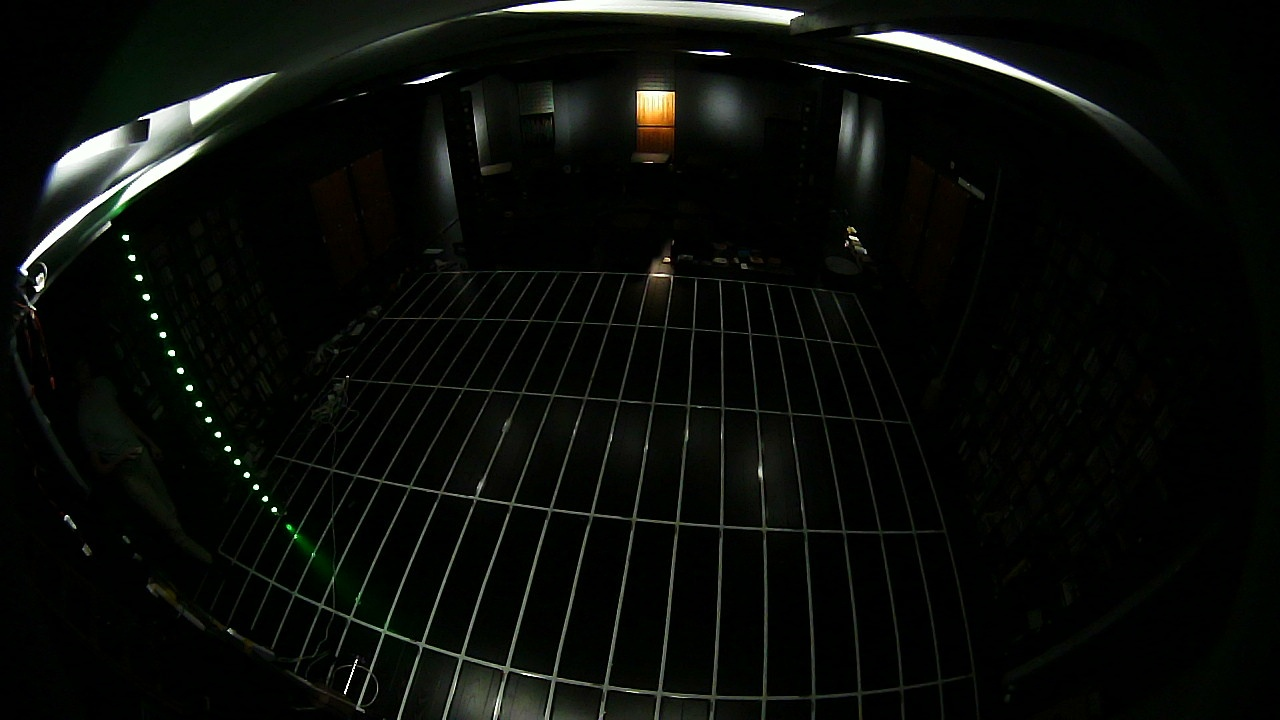
#> input picture tests/frameBp-200c100p.jpg, 1280 x 720 px
$ python -i cameraFunc.py   (imports and definitions only)
#> lines starting #> are read from the running program, lines starting #| are printed output that depends on the picture; after the words box and inside, x2 and y2 are one past the last pixel; in counts of white or black regions, pixels touching at a corner belong together
#> further down, picture is the input picture: shape (720, 1280, 3); mean B, G, R 9.6, 12.5, 10.4
import cv2
import numpy as np
import time
import json


from operator import itemgetter

#Initializes camera as new instance of opencv videocapture class when called on
class cameraObj(object):
    # [22 lines left out: functions __init__, grabFrame, takeImg, not called in this run]


def preProcImg(img):
    t1 = time.perf_counter()
    #img_yuv = cv2.cvtColor(img, cv2.COLOR_BGR2YUV)
    #y, u, v = cv2.split(img_yuv)
    #l_channel = cv2.cvtColor(img_yuv, cv2.COLOR_RGB2LUV)[:, :, 0]
    imageGray = cv2.cvtColor(img, cv2.COLOR_BGR2GRAY)
    ret, image = cv2.threshold(imageGray, 1, 255, cv2.THRESH_BINARY + cv2.THRESH_OTSU)
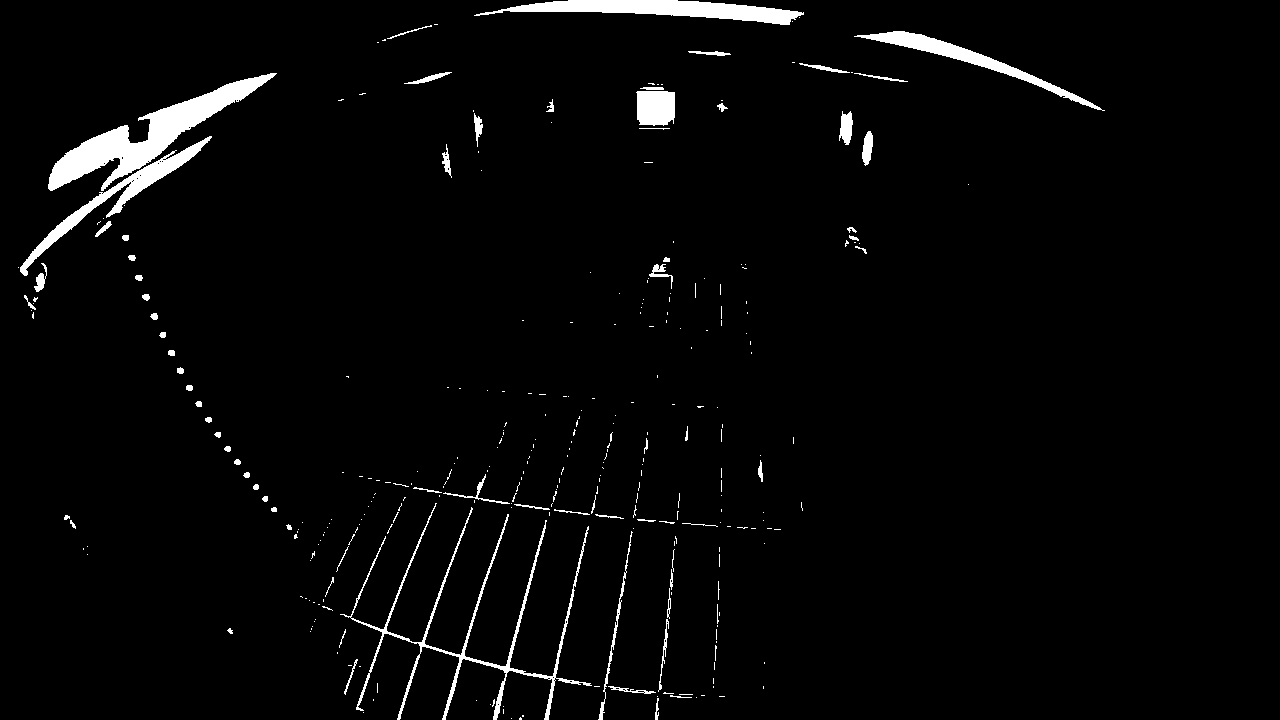
#> image: shape (720, 1280); 2.9% white; 318 white regions (243 under 20 px), largest, box (x1, y1, x2, y2) and area: (48, 73, 277, 191) 6508, (474, 0, 804, 25) 3851, (340, 503, 592, 720) 3685
#> ret = 94
    el = cv2.getStructuringElement(cv2.MORPH_CROSS, (2, 2))
    image = cv2.dilate(image, el, iterations=1)
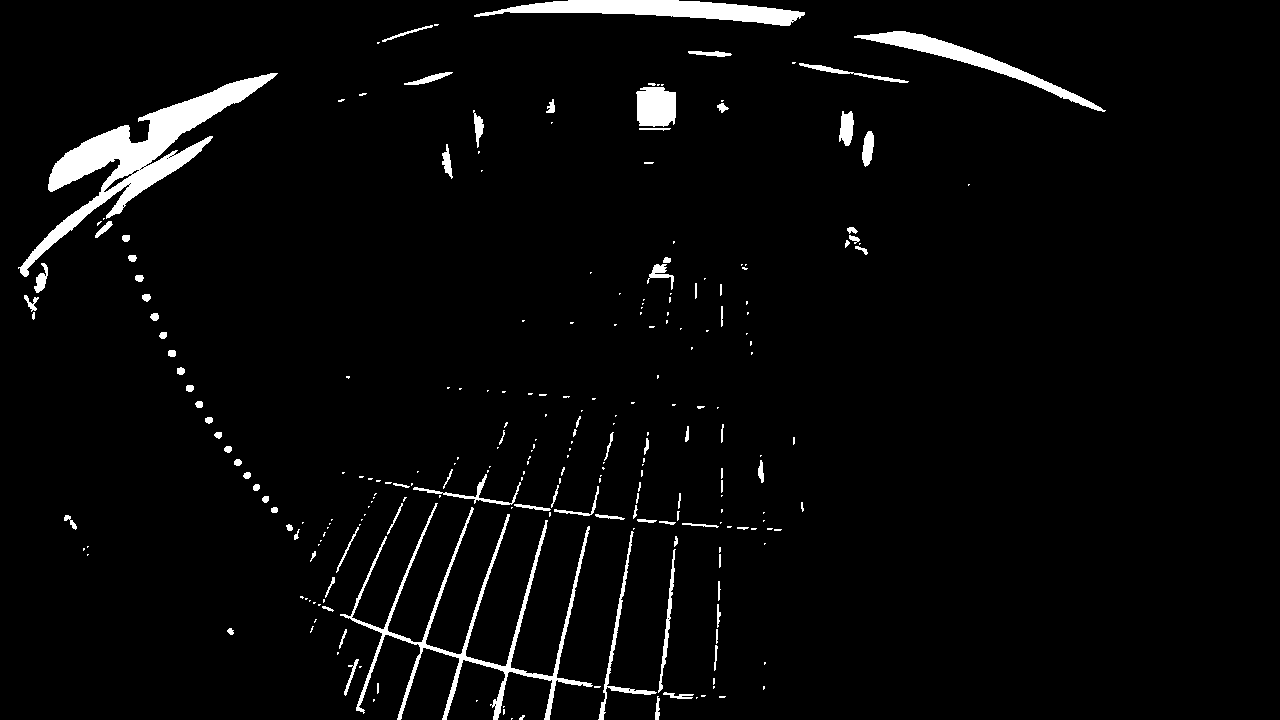
#> image: shape (720, 1280); 3.5% white; 250 white regions (156 under 20 px), largest, box (x1, y1, x2, y2) and area: (18, 73, 278, 277) 9877, (340, 503, 593, 720) 5128, (474, 0, 805, 26) 4210
    t2 = time.perf_counter()
    print("preProcImg end in {0}\n".format((t2-t1)))
    return image

# [159 lines left out: functions retContour, pixelWiseScan, compareContour, compareImg, returnTBDot, not called in this run]


>>> import cv2
>>> picture = cv2.imread('../../tests/frameBp-200c100p.jpg')
>>> result = preProcImg(picture)
